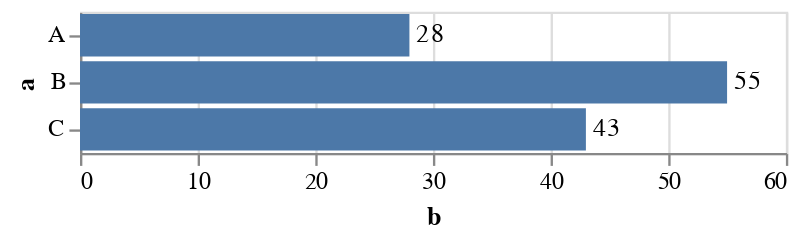

Notebook cell for this chart:
### Code cell
#the general flow of an altair chart
source = pd.DataFrame({
    "a": ["A", "B", "C"],
    "b": [28, 55, 43]
})

bar = alt.Chart(source).mark_bar().encode(
    y="a:N",
    x=alt.X("b:Q").scale(domain=[0, 60])
)
text = bar.mark_text(
    align="left",
    baseline="middle",
    dx=3
).encode(text="b")

bar + text

### Figure 1 — Vega-Lite specification as saved in the notebook (floating-point values rounded to 4 significant figures)
{"config": {"view": {"continuousWidth": 300, "continuousHeight": 300}}, "layer": [{"mark": {"type": "bar"}, "encoding": {"x": {"field": "b", "scale": {"domain": [0, 60]}, "type": "quantitative"}, "y": {"field": "a", "type": "nominal"}}}, {"mark": {"type": "text", "align": "left", "baseline": "middle", "dx": 3}, "encoding": {"text": {"field": "b", "type": "quantitative"}, "x": {"field": "b", "scale": {"domain": [0, 60]}, "type": "quantitative"}, "y": {"field": "a", "type": "nominal"}}}], "data": {"name": "data-0b6f1883e352d1ecc129ccc25e6cf6ea"}, "$schema": "https://vega.github.io/schema/vega-lite/v5.14.1.json", "datasets": {"data-0b6f1883e352d1ecc129ccc25e6cf6ea": [{"a": "A", "b": 28}, {"a": "B", "b": 55}, {"a": "C", "b": 43}]}}
